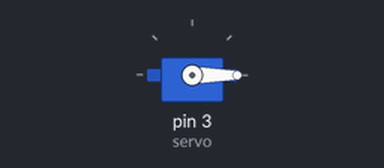
Bench run of a sketch on a simulated Arduino Uno, built with avr-gcc and run on an emulated ATmega328P. Shown: servo.

Above: at 0.05 s.
At 3.25 s:
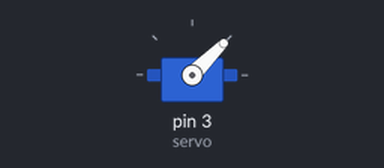
At 6.5 s:
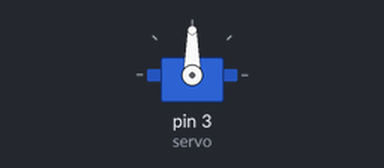
At 13.0 s:
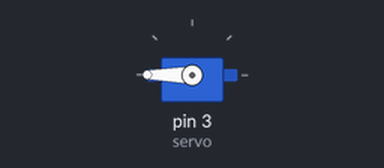
Timing chart, 0 to 16.9 s (numbered marks = the images above):
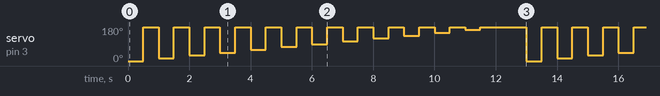

Measured:
- by itself, servo on pin 3 (servo): moves between 0° and 180°, repeating every 13.0 s

The sketch:

Servo_15-30.ino
```cpp
#include <Servo.h>

#define servo 3

Servo servo1;


void degree(int num, int state){

  if(!state){
  	servo1.write(num);
  	delay(500);
    return;
  }
  else{
  	servo1.write(360 - abs(num - 30));
  	delay(500);
    return;
  }
}

void setup() {
  servo1.attach(servo);
}

void loop() {
  for(int i=0 ; i<=180 ; i+=15){
  degree(i,0);
  degree(i,1);
  }
}
```
